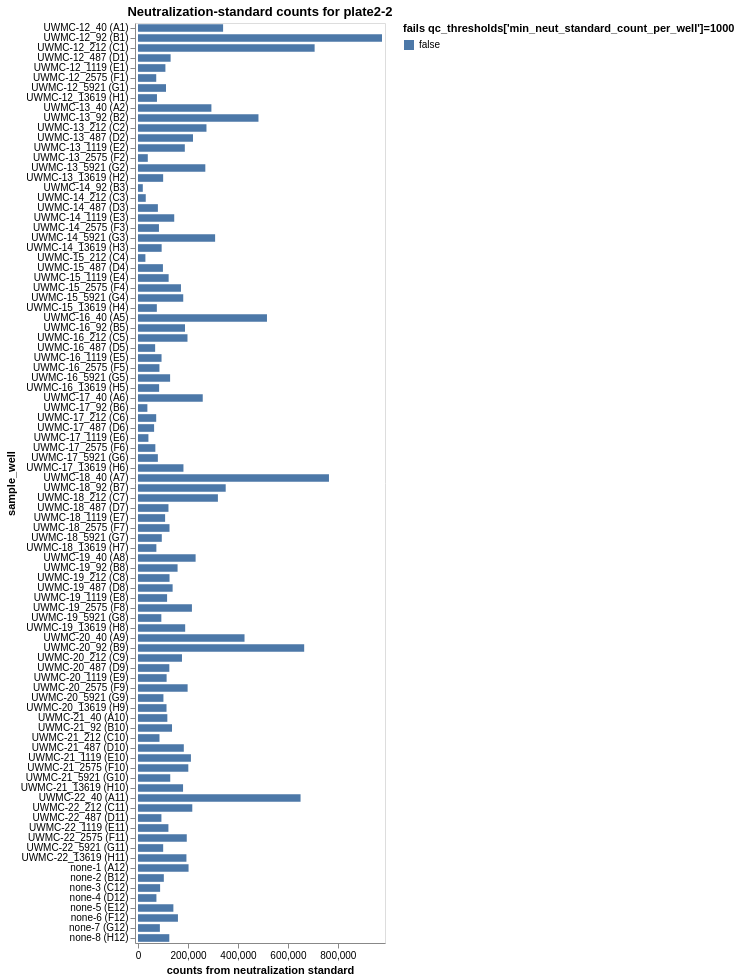

Notebook code for this chart:
### Markdown cell above
## Compute fraction infectivity

The fraction infectivity for viral barcode $v_b$ in sample $s$ is computed as:
$$
F_{v_b,s} = \frac{c_{v_b,s} / \left(\sum_{n_b} c_{n_b,s}\right)}{{\rm median}_{s_0}\left[ c_{v_b,s_0} / \left(\sum_{n_b} c_{n_b,s_0}\right)\right]}
$$
where
 - $c_{v_b,s}$ is the counts of viral barcode $v_b$ in sample $s$.
 - $\sum_{n_b} c_{n_b,s}$ is the sum of the counts for all neutralization standard barcodes $n_b$ for sample $s$.
 - $c_{v_b,s_0}$ is the counts of viral barcode $v_b$ in no-serum sample $s_0$.
 - $\sum_{n_b} c_{n_b,s_0}$ is the sum of the counts for all neutralization standard barcodes $n_b$ for no-serum sample $s_0$.
 - ${\rm median}_{s_0}\left[ c_{v_b,s_0} / \left(\sum_{n_b} c_{n_b,s_0}\right)\right]$ is the median taken across all no-serum samples of the counts of viral barcode $v_b$ versus the total counts for all neutralization standard barcodes.

First, compute the total neutralization-standard counts for each sample (well).
Plot these, and drop any wells that do not meet the QC threshold.

### Code cell
neut_standard_counts = (
    counts.query("neut_standard")
    .groupby(
        ["well", "serum_replicate", "sample_well", "dilution_factor"],
        dropna=False,
        as_index=False,
    )
    .aggregate(neut_standard_count=pd.NamedAgg("count", "sum"))
    .assign(
        fails_qc=lambda x: (
            x["neut_standard_count"] < qc_thresholds["min_neut_standard_count_per_well"]
        ),
    )
)

neut_standard_counts_chart = (
    alt.Chart(neut_standard_counts)
    .add_params(serum_selection)
    .transform_filter(serum_selection)
    .encode(
        alt.X(
            "neut_standard_count",
            title="counts from neutralization standard",
            scale=alt.Scale(nice=False, padding=3),
        ),
        alt.Y("sample_well", sort=sample_wells),
        alt.Color(
            "fails_qc",
            title=f"fails {qc_thresholds['min_neut_standard_count_per_well']=}",
            legend=alt.Legend(titleLimit=500),
        ),
        tooltip=[
            (
                alt.Tooltip(c, format=".3g")
                if neut_standard_counts[c].dtype == float
                else c
            )
            for c in neut_standard_counts.columns
        ],
    )
    .mark_bar(height={"band": 0.85})
    .properties(
        height=alt.Step(10),
        width=250,
        title=f"Neutralization-standard counts for {plate}",
    )
    .configure_axis(grid=False)
    .configure_legend(titleLimit=1000)
)

display(neut_standard_counts_chart)

### Figure 1 — Vega-Lite specification as saved in the notebook (floating-point values rounded to 4 significant figures; data arrays with more than 128 entries replaced by an {"elided": "..."} marker saying what was removed)
{"config": {"view": {"continuousWidth": 300, "continuousHeight": 300}, "axis": {"grid": false}, "legend": {"titleLimit": 1000}}, "data": {"name": "data-508853412f607cce45b9d3ec8cfd944a"}, "mark": {"type": "bar", "height": {"band": 0.85}}, "encoding": {"color": {"field": "fails_qc", "legend": {"titleLimit": 500}, "title": "fails qc_thresholds['min_neut_standard_count_per_well']=1000", "type": "nominal"}, "tooltip": [{"field": "well", "type": "nominal"}, {"field": "serum_replicate", "type": "nominal"}, {"field": "sample_well", "type": "nominal"}, {"field": "dilution_factor", "format": ".3g", "type": "quantitative"}, {"field": "neut_standard_count", "type": "quantitative"}, {"field": "fails_qc", "type": "nominal"}], "x": {"field": "neut_standard_count", "scale": {"nice": false, "padding": 3}, "title": "counts from neutralization standard", "type": "quantitative"}, "y": {"field": "sample_well", "sort": {"elided": "480 str values"}, "type": "nominal"}}, "height": {"step": 10}, "params": [{"name": "param_1", "select": {"type": "point", "fields": ["serum_replicate"]}, "bind": {"input": "select", "options": [null, "UWMC-12", "UWMC-13", "UWMC-14", "UWMC-15", "UWMC-16", "UWMC-17", "UWMC-18", "UWMC-19", "UWMC-20", "UWMC-21", "UWMC-22", "none-1", "none-2", "none-3", "none-4", "none-5", "none-6", "none-7", "none-8"], "labels": ["all", "UWMC-12", "UWMC-13", "UWMC-14", "UWMC-15", "UWMC-16", "UWMC-17", "UWMC-18", "UWMC-19", "UWMC-20", "UWMC-21", "UWMC-22", "none-1", "none-2", "none-3", "none-4", "none-5", "none-6", "none-7", "none-8"], "name": "serum"}}], "title": "Neutralization-standard counts for plate2-2", "transform": [{"filter": {"param": "param_1"}}], "width": 250, "$schema": "https://vega.github.io/schema/vega-lite/v5.20.1.json", "datasets": {"data-508853412f607cce45b9d3ec8cfd944a": [{"well": "A1", "serum_replicate": "UWMC-12", "sample_well": "UWMC-12_40 (A1)", "dilution_factor": 40.0, "neut_standard_count": 340645, "fails_qc": false}, {"well": "A10", "serum_replicate": "UWMC-21", "sample_well": "UWMC-21_40 (A10)", "dilution_factor": 40.0, "neut_standard_count": 117472, "fails_qc": false}, {"well": "A11", "serum_replicate": "UWMC-22", "sample_well": "UWMC-22_40 (A11)", "dilution_factor": 40.0, "neut_standard_count": 650702, "fails_qc": false}, {"well": "A12", "serum_replicate": "none-1", "sample_well": "none-1 (A12)", "dilution_factor": null, "neut_standard_count": 202371, "fails_qc": false}, {"well": "A2", "serum_replicate": "UWMC-13", "sample_well": "UWMC-13_40 (A2)", "dilution_factor": 40.0, "neut_standard_count": 293825, "fails_qc": false}, {"well": "A5", "serum_replicate": "UWMC-16", "sample_well": "UWMC-16_40 (A5)", "dilution_factor": 40.0, "neut_standard_count": 516263, "fails_qc": false}, {"well": "A6", "serum_replicate": "UWMC-17", "sample_well": "UWMC-17_40 (A6)", "dilution_factor": 40.0, "neut_standard_count": 259153, "fails_qc": false}, {"well": "A7", "serum_replicate": "UWMC-18", "sample_well": "UWMC-18_40 (A7)", "dilution_factor": 40.0, "neut_standard_count": 764408, "fails_qc": false}, {"well": "A8", "serum_replicate": "UWMC-19", "sample_well": "UWMC-19_40 (A8)", "dilution_factor": 40.0, "neut_standard_count": 230639, "fails_qc": false}, {"well": "A9", "serum_replicate": "UWMC-20", "sample_well": "UWMC-20_40 (A9)", "dilution_factor": 40.0, "neut_standard_count": 426421, "fails_qc": false}, {"well": "B1", "serum_replicate": "UWMC-12", "sample_well": "UWMC-12_92 (B1)", "dilution_factor": 92.0, "neut_standard_count": 976728, "fails_qc": false}, {"well": "B10", "serum_replicate": "UWMC-21", "sample_well": "UWMC-21_92 (B10)", "dilution_factor": 92.0, "neut_standard_count": 136142, "fails_qc": false}, {"well": "B12", "serum_replicate": "none-2", "sample_well": "none-2 (B12)", "dilution_factor": null, "neut_standard_count": 103417, "fails_qc": false}, {"well": "B2", "serum_replicate": "UWMC-13", "sample_well": "UWMC-13_92 (B2)", "dilution_factor": 92.0, "neut_standard_count": 482208, "fails_qc": false}, {"well": "B3", "serum_replicate": "UWMC-14", "sample_well": "UWMC-14_92 (B3)", "dilution_factor": 92.0, "neut_standard_count": 19243, "fails_qc": false}, {"well": "B5", "serum_replicate": "UWMC-16", "sample_well": "UWMC-16_92 (B5)", "dilution_factor": 92.0, "neut_standard_count": 188157, "fails_qc": false}, {"well": "B6", "serum_replicate": "UWMC-17", "sample_well": "UWMC-17_92 (B6)", "dilution_factor": 92.0, "neut_standard_count": 37554, "fails_qc": false}, {"well": "B7", "serum_replicate": "UWMC-18", "sample_well": "UWMC-18_92 (B7)", "dilution_factor": 92.0, "neut_standard_count": 351083, "fails_qc": false}, {"well": "B8", "serum_replicate": "UWMC-19", "sample_well": "UWMC-19_92 (B8)", "dilution_factor": 92.0, "neut_standard_count": 158426, "fails_qc": false}, {"well": "B9", "serum_replicate": "UWMC-20", "sample_well": "UWMC-20_92 (B9)", "dilution_factor": 92.0, "neut_standard_count": 665240, "fails_qc": false}, {"well": "C1", "serum_replicate": "UWMC-12", "sample_well": "UWMC-12_212 (C1)", "dilution_factor": 212.0, "neut_standard_count": 707028, "fails_qc": false}, {"well": "C10", "serum_replicate": "UWMC-21", "sample_well": "UWMC-21_212 (C10)", "dilution_factor": 212.0, "neut_standard_count": 86015, "fails_qc": false}, {"well": "C11", "serum_replicate": "UWMC-22", "sample_well": "UWMC-22_212 (C11)", "dilution_factor": 212.0, "neut_standard_count": 217328, "fails_qc": false}, {"well": "C12", "serum_replicate": "none-3", "sample_well": "none-3 (C12)", "dilution_factor": null, "neut_standard_count": 88514, "fails_qc": false}, {"well": "C2", "serum_replicate": "UWMC-13", "sample_well": "UWMC-13_212 (C2)", "dilution_factor": 212.0, "neut_standard_count": 274068, "fails_qc": false}, {"well": "C3", "serum_replicate": "UWMC-14", "sample_well": "UWMC-14_212 (C3)", "dilution_factor": 212.0, "neut_standard_count": 31024, "fails_qc": false}, {"well": "C4", "serum_replicate": "UWMC-15", "sample_well": "UWMC-15_212 (C4)", "dilution_factor": 212.0, "neut_standard_count": 29635, "fails_qc": false}, {"well": "C5", "serum_replicate": "UWMC-16", "sample_well": "UWMC-16_212 (C5)", "dilution_factor": 212.0, "neut_standard_count": 198089, "fails_qc": false}, {"well": "C6", "serum_replicate": "UWMC-17", "sample_well": "UWMC-17_212 (C6)", "dilution_factor": 212.0, "neut_standard_count": 72826, "fails_qc": false}, {"well": "C7", "serum_replicate": "UWMC-18", "sample_well": "UWMC-18_212 (C7)", "dilution_factor": 212.0, "neut_standard_count": 319854, "fails_qc": false}, {"well": "C8", "serum_replicate": "UWMC-19", "sample_well": "UWMC-19_212 (C8)", "dilution_factor": 212.0, "neut_standard_count": 126241, "fails_qc": false}, {"well": "C9", "serum_replicate": "UWMC-20", "sample_well": "UWMC-20_212 (C9)", "dilution_factor": 212.0, "neut_standard_count": 176047, "fails_qc": false}, {"well": "D1", "serum_replicate": "UWMC-12", "sample_well": "UWMC-12_487 (D1)", "dilution_factor": 487.0, "neut_standard_count": 130540, "fails_qc": false}, {"well": "D10", "serum_replicate": "UWMC-21", "sample_well": "UWMC-21_487 (D10)", "dilution_factor": 487.0, "neut_standard_count": 183390, "fails_qc": false}, {"well": "D11", "serum_replicate": "UWMC-22", "sample_well": "UWMC-22_487 (D11)", "dilution_factor": 487.0, "neut_standard_count": 93741, "fails_qc": false}, {"well": "D12", "serum_replicate": "none-4", "sample_well": "none-4 (D12)", "dilution_factor": null, "neut_standard_count": 73761, "fails_qc": false}, {"well": "D2", "serum_replicate": "UWMC-13", "sample_well": "UWMC-13_487 (D2)", "dilution_factor": 487.0, "neut_standard_count": 220112, "fails_qc": false}, {"well": "D3", "serum_replicate": "UWMC-14", "sample_well": "UWMC-14_487 (D3)", "dilution_factor": 487.0, "neut_standard_count": 79592, "fails_qc": false}, {"well": "D4", "serum_replicate": "UWMC-15", "sample_well": "UWMC-15_487 (D4)", "dilution_factor": 487.0, "neut_standard_count": 99807, "fails_qc": false}, {"well": "D5", "serum_replicate": "UWMC-16", "sample_well": "UWMC-16_487 (D5)", "dilution_factor": 487.0, "neut_standard_count": 68620, "fails_qc": false}, {"well": "D6", "serum_replicate": "UWMC-17", "sample_well": "UWMC-17_487 (D6)", "dilution_factor": 487.0, "neut_standard_count": 64478, "fails_qc": false}, {"well": "D7", "serum_replicate": "UWMC-18", "sample_well": "UWMC-18_487 (D7)", "dilution_factor": 487.0, "neut_standard_count": 121959, "fails_qc": false}, {"well": "D8", "serum_replicate": "UWMC-19", "sample_well": "UWMC-19_487 (D8)", "dilution_factor": 487.0, "neut_standard_count": 138611, "fails_qc": false}, {"well": "D9", "serum_replicate": "UWMC-20", "sample_well": "UWMC-20_487 (D9)", "dilution_factor": 487.0, "neut_standard_count": 125440, "fails_qc": false}, {"well": "E1", "serum_replicate": "UWMC-12", "sample_well": "UWMC-12_1119 (E1)", "dilution_factor": 1119.0, "neut_standard_count": 109726, "fails_qc": false}, {"well": "E10", "serum_replicate": "UWMC-21", "sample_well": "UWMC-21_1119 (E10)", "dilution_factor": 1119.0, "neut_standard_count": 211850, "fails_qc": false}, {"well": "E11", "serum_replicate": "UWMC-22", "sample_well": "UWMC-22_1119 (E11)", "dilution_factor": 1119.0, "neut_standard_count": 121744, "fails_qc": false}, {"well": "E12", "serum_replicate": "none-5", "sample_well": "none-5 (E12)", "dilution_factor": null, "neut_standard_count": 141608, "fails_qc": false}, {"well": "E2", "serum_replicate": "UWMC-13", "sample_well": "UWMC-13_1119 (E2)", "dilution_factor": 1119.0, "neut_standard_count": 187427, "fails_qc": false}, {"well": "E3", "serum_replicate": "UWMC-14", "sample_well": "UWMC-14_1119 (E3)", "dilution_factor": 1119.0, "neut_standard_count": 145030, "fails_qc": false}, {"well": "E4", "serum_replicate": "UWMC-15", "sample_well": "UWMC-15_1119 (E4)", "dilution_factor": 1119.0, "neut_standard_count": 122679, "fails_qc": false}, {"well": "E5", "serum_replicate": "UWMC-16", "sample_well": "UWMC-16_1119 (E5)", "dilution_factor": 1119.0, "neut_standard_count": 94229, "fails_qc": false}, {"well": "E6", "serum_replicate": "UWMC-17", "sample_well": "UWMC-17_1119 (E6)", "dilution_factor": 1119.0, "neut_standard_count": 41721, "fails_qc": false}, {"well": "E7", "serum_replicate": "UWMC-18", "sample_well": "UWMC-18_1119 (E7)", "dilution_factor": 1119.0, "neut_standard_count": 108522, "fails_qc": false}, {"well": "E8", "serum_replicate": "UWMC-19", "sample_well": "UWMC-19_1119 (E8)", "dilution_factor": 1119.0, "neut_standard_count": 116445, "fails_qc": false}, {"well": "E9", "serum_replicate": "UWMC-20", "sample_well": "UWMC-20_1119 (E9)", "dilution_factor": 1119.0, "neut_standard_count": 114558, "fails_qc": false}, {"well": "F1", "serum_replicate": "UWMC-12", "sample_well": "UWMC-12_2575 (F1)", "dilution_factor": 2575.0, "neut_standard_count": 72965, "fails_qc": false}, {"well": "F10", "serum_replicate": "UWMC-21", "sample_well": "UWMC-21_2575 (F10)", "dilution_factor": 2575.0, "neut_standard_count": 201387, "fails_qc": false}, {"well": "F11", "serum_replicate": "UWMC-22", "sample_well": "UWMC-22_2575 (F11)", "dilution_factor": 2575.0, "neut_standard_count": 195186, "fails_qc": false}, {"well": "F12", "serum_replicate": "none-6", "sample_well": "none-6 (F12)", "dilution_factor": null, "neut_standard_count": 159879, "fails_qc": false}, {"well": "F2", "serum_replicate": "UWMC-13", "sample_well": "UWMC-13_2575 (F2)", "dilution_factor": 2575.0, "neut_standard_count": 39188, "fails_qc": false}, {"well": "F3", "serum_replicate": "UWMC-14", "sample_well": "UWMC-14_2575 (F3)", "dilution_factor": 2575.0, "neut_standard_count": 83887, "fails_qc": false}, {"well": "F4", "serum_replicate": "UWMC-15", "sample_well": "UWMC-15_2575 (F4)", "dilution_factor": 2575.0, "neut_standard_count": 171986, "fails_qc": false}, {"well": "F5", "serum_replicate": "UWMC-16", "sample_well": "UWMC-16_2575 (F5)", "dilution_factor": 2575.0, "neut_standard_count": 85805, "fails_qc": false}, {"well": "F6", "serum_replicate": "UWMC-17", "sample_well": "UWMC-17_2575 (F6)", "dilution_factor": 2575.0, "neut_standard_count": 69461, "fails_qc": false}, {"well": "F7", "serum_replicate": "UWMC-18", "sample_well": "UWMC-18_2575 (F7)", "dilution_factor": 2575.0, "neut_standard_count": 126118, "fails_qc": false}, {"well": "F8", "serum_replicate": "UWMC-19", "sample_well": "UWMC-19_2575 (F8)", "dilution_factor": 2575.0, "neut_standard_count": 215873, "fails_qc": false}, {"well": "F9", "serum_replicate": "UWMC-20", "sample_well": "UWMC-20_2575 (F9)", "dilution_factor": 2575.0, "neut_standard_count": 198639, "fails_qc": false}, {"well": "G1", "serum_replicate": "UWMC-12", "sample_well": "UWMC-12_5921 (G1)", "dilution_factor": 5921.0, "neut_standard_count": 112106, "fails_qc": false}, {"well": "G10", "serum_replicate": "UWMC-21", "sample_well": "UWMC-21_5921 (G10)", "dilution_factor": 5921.0, "neut_standard_count": 129052, "fails_qc": false}, {"well": "G11", "serum_replicate": "UWMC-22", "sample_well": "UWMC-22_5921 (G11)", "dilution_factor": 5921.0, "neut_standard_count": 100781, "fails_qc": false}, {"well": "G12", "serum_replicate": "none-7", "sample_well": "none-7 (G12)", "dilution_factor": null, "neut_standard_count": 87575, "fails_qc": false}, {"well": "G2", "serum_replicate": "UWMC-13", "sample_well": "UWMC-13_5921 (G2)", "dilution_factor": 5921.0, "neut_standard_count": 269485, "fails_qc": false}, {"well": "G3", "serum_replicate": "UWMC-14", "sample_well": "UWMC-14_5921 (G3)", "dilution_factor": 5921.0, "neut_standard_count": 308688, "fails_qc": false}, {"well": "G4", "serum_replicate": "UWMC-15", "sample_well": "UWMC-15_5921 (G4)", "dilution_factor": 5921.0, "neut_standard_count": 181102, "fails_qc": false}, {"well": "G5", "serum_replicate": "UWMC-16", "sample_well": "UWMC-16_5921 (G5)", "dilution_factor": 5921.0, "neut_standard_count": 128529, "fails_qc": false}, {"well": "G6", "serum_replicate": "UWMC-17", "sample_well": "UWMC-17_5921 (G6)", "dilution_factor": 5921.0, "neut_standard_count": 79492, "fails_qc": false}, {"well": "G7", "serum_replicate": "UWMC-18", "sample_well": "UWMC-18_5921 (G7)", "dilution_factor": 5921.0, "neut_standard_count": 95229, "fails_qc": false}, {"well": "G8", "serum_replicate": "UWMC-19", "sample_well": "UWMC-19_5921 (G8)", "dilution_factor": 5921.0, "neut_standard_count": 93425, "fails_qc": false}, {"well": "G9", "serum_replicate": "UWMC-20", "sample_well": "UWMC-20_5921 (G9)", "dilution_factor": 5921.0, "neut_standard_count": 101800, "fails_qc": false}, {"well": "H1", "serum_replicate": "UWMC-12", "sample_well": "UWMC-12_13619 (H1)", "dilution_factor": 13620.0, "neut_standard_count": 75939, "fails_qc": false}, {"well": "H10", "serum_replicate": "UWMC-21", "sample_well": "UWMC-21_13619 (H10)", "dilution_factor": 13620.0, "neut_standard_count": 180344, "fails_qc": false}, {"well": "H11", "serum_replicate": "UWMC-22", "sample_well": "UWMC-22_13619 (H11)", "dilution_factor": 13620.0, "neut_standard_count": 193859, "fails_qc": false}, {"well": "H12", "serum_replicate": "none-8", "sample_well": "none-8 (H12)", "dilution_factor": null, "neut_standard_count": 125328, "fails_qc": false}, {"well": "H2", "serum_replicate": "UWMC-13", "sample_well": "UWMC-13_13619 (H2)", "dilution_factor": 13620.0, "neut_standard_count": 100672, "fails_qc": false}, {"well": "H3", "serum_replicate": "UWMC-14", "sample_well": "UWMC-14_13619 (H3)", "dilution_factor": 13620.0, "neut_standard_count": 94666, "fails_qc": false}, {"well": "H4", "serum_replicate": "UWMC-15", "sample_well": "UWMC-15_13619 (H4)", "dilution_factor": 13620.0, "neut_standard_count": 75423, "fails_qc": false}, {"well": "H5", "serum_replicate": "UWMC-16", "sample_well": "UWMC-16_13619 (H5)", "dilution_factor": 13620.0, "neut_standard_count": 84575, "fails_qc": false}, {"well": "H6", "serum_replicate": "UWMC-17", "sample_well": "UWMC-17_13619 (H6)", "dilution_factor": 13620.0, "neut_standard_count": 181940, "fails_qc": false}, {"well": "H7", "serum_replicate": "UWMC-18", "sample_well": "UWMC-18_13619 (H7)", "dilution_factor": 13620.0, "neut_standard_count": 73525, "fails_qc": false}, {"well": "H8", "serum_replicate": "UWMC-19", "sample_well": "UWMC-19_13619 (H8)", "dilution_factor": 13620.0, "neut_standard_count": 188857, "fails_qc": false}, {"well": "H9", "serum_replicate": "UWMC-20", "sample_well": "UWMC-20_13619 (H9)", "dilution_factor": 13620.0, "neut_standard_count": 114153, "fails_qc": false}]}}
